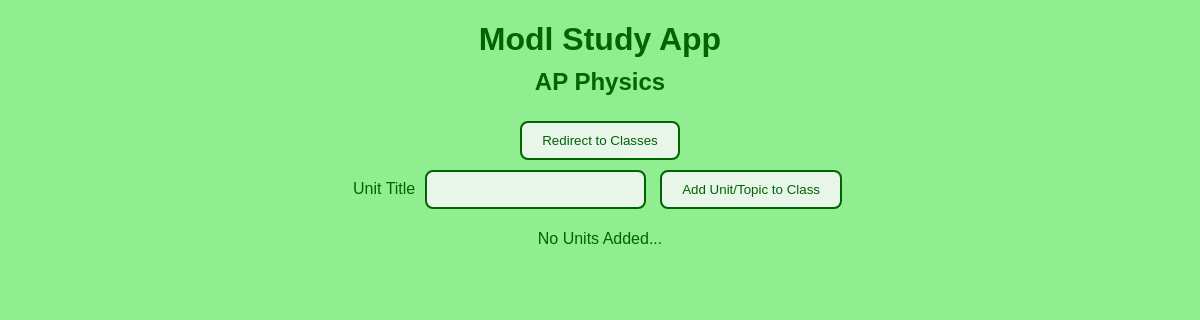
Page /click-item/1 on the earlier database version.
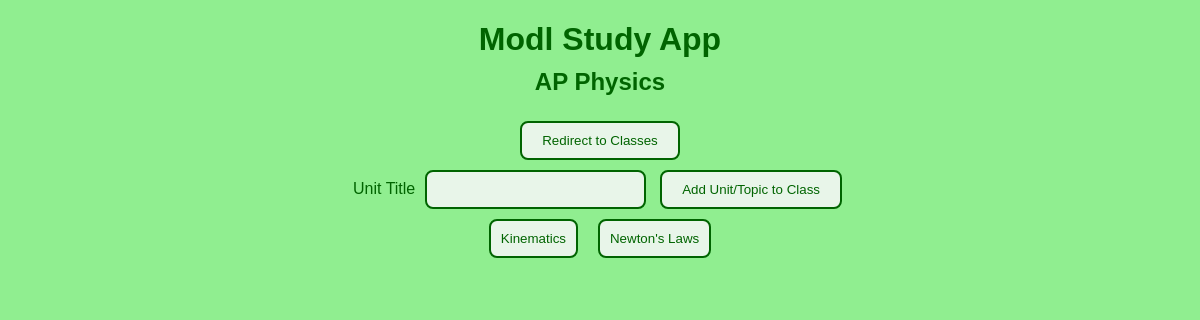
Same page on the later database version.
### tables this page shows
CREATE TABLE classes(
    id integer PRIMARY KEY AUTOINCREMENT,
    class_name TEXT NOT NULL UNIQUE
    
, None TEXT, Kinematics TEXT, Coolomatics TEXT);

CREATE TABLE units(
            id INTEGER PRIMARY KEY AUTOINCREMENT,
            class_id INTEGER NOT NULL,
            unit_name TEXT NOT NULL,
            FOREIGN KEY (class_id) REFERENCES classes (id) ON DELETE CASCADE
        );

### modl.py (the view)
@app.route("/click-item/<int:item_id>")
def click_item(item_id):
    print(f"User clicked button for class ID: {item_id}")
    db_path = os.path.join(BASE_DIR, "database", "classes.db")
    conn = sqlite3.connect(db_path)
    cursor = conn.cursor()
    cursor.execute("SELECT class_name FROM classes WHERE id = ?", (item_id,))
    class_result = cursor.fetchone()
    if class_result is None:
        conn.close()
        return redirect(url_for("home"))
    class_name = class_result[0]
    cursor.execute("SELECT id, unit_name FROM units WHERE class_id = ? ORDER BY id", (item_id,))
    units = cursor.fetchall()
    conn.close()
    return render_template("class.html", name=class_name, items=units, item_id=item_id)

### templates/class.html (shortened to what this page needs)
<!DOCTYPE html>
<html lang="en">
<head>
    <link rel="stylesheet" href="{{ url_for('static', filename='style.css') }}">
</head>
<body>
    <h1>Modl Study App</h1>
    <h2>{{ name }}</h2>
    <form action="{{ url_for('home_page') }}" method="POST">
        <button type="submit">Redirect to Classes</button>
    </form>
    <form action="{{ url_for('add_unit', item_id=item_id) }}" method="POST">
        <label for="unit_name">Unit Title</label>
        <input type="text" id="unit_name" name="unit_name" required>
        <button type="submit">Add Unit/Topic to Class</button>
    </form>
    <div style="display: flex; gap: 10px; flex-wrap: wrap;">
    {% for unit_id, unit_name in items %}
        <button type="button" style="padding: 10px; cursor: pointer;">
            {{ unit_name }}
        </button>
    {% else %}
        <p>No Units Added...</p>
    {% endfor %}
    </div>
</body>
</html>

### static/style.css (style rules this page uses)
body { background-color: lightgreen; color: darkgreen; display: flex; flex-direction: column; align-items: center; text-align: center; margin: 0; font-family: Arial, sans-serif; }
h1 { text-align: center; margin-bottom: 10px; }
h2 { text-align: center; margin-top: 0; margin-bottom: 20px; }
button { margin: 5px; background-color: #e8f5e9; color: darkgreen; border: 2px solid darkgreen; border-radius: 8px; padding: 10px 20px; box-sizing: border-box; cursor: pointer; }
input { margin: 5px; background-color: #e8f5e9; color: darkgreen; border: 2px solid darkgreen; border-radius: 8px; padding: 10px 20px; box-sizing: border-box; cursor: pointer; }

Differences in the rows shown:
added units: unit_name "Kinematics"
added units: unit_name "Newton's Laws"
Other differences:
text no longer shown: "No Units Added..."
